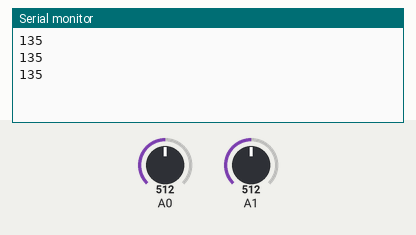
Recording of a sketch running on a simulated Arduino Uno, built with avr-gcc and run on an emulated ATmega328P. Shown: the last lines printed to the serial monitor. Inputs (shaded band) come from the test bench; at power-on: A0 = 512, A1 = 512.

Above: at 1.3 s.
1.4 s: A0 set to 716
At 1.9 s:
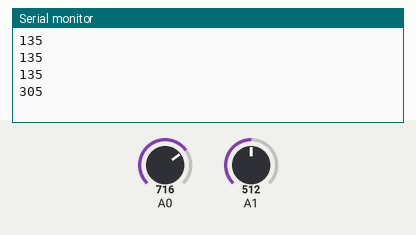
2.9 s: A0 set to 900
At 3.5 s:
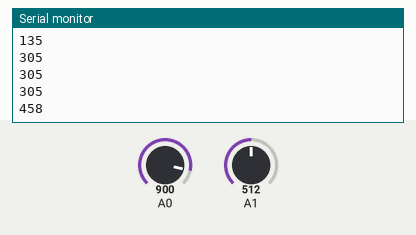
Timing chart, 0 to 5.9 s (numbered marks = the images above; inputs shaded):
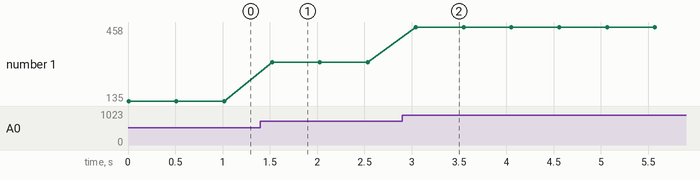

The sketch:

_communication_arduino-app.ino
```cpp
#include <SoftwareSerial.h>

SoftwareSerial hc06(2, 3);
int f;
int r;
int g;
int t;

void setup() {
  hc06.begin(9600);
  Serial.begin(9600);

}

void loop() {
 // alphabet ();

  f = analogRead(A1);
  r = map(f, 350, 470, 0, 200);
  g = analogRead(A0);
  t = map(g, 350, 470, 0, 100);

  hc06.println(g); // envoie du message vers le smartphone
  Serial.println(t);
  delay(500);

}


void alphabet () {
  if (t > 90) {
    hc06.println("pouce en l'air");
  }
  if (t == 0) {
    hc06.println("pouce fermé");
  }
}
```

Measured:
- after the input at 1.4 s, the serial monitor: prints a new line after 0.12 s (image 1)
- after the input at 2.9 s, the serial monitor: prints a new line after 0.14 s (image 2)
- plotted number 1: 135 → 305 after the input at 1.4 s, 305 → 458 after the input at 2.9 s
